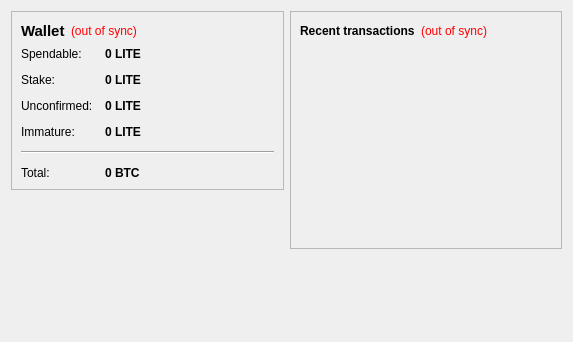
<?xml version="1.0" encoding="UTF-8"?>
<ui version="4.0">
 <class>OverviewPage</class>
 <widget class="QWidget" name="OverviewPage">
  <property name="geometry">
   <rect>
    <x>0</x>
    <y>0</y>
    <width>573</width>
    <height>342</height>
   </rect>
  </property>
  <property name="windowTitle">
   <string>Form</string>
  </property>
  <layout class="QHBoxLayout" name="horizontalLayout" stretch="1,1">
   <item>
    <layout class="QVBoxLayout" name="verticalLayout_2">
     <item>
      <widget class="QFrame" name="frame">
       <property name="frameShape">
        <enum>QFrame::StyledPanel</enum>
       </property>
       <property name="frameShadow">
        <enum>QFrame::Raised</enum>
       </property>
       <layout class="QVBoxLayout" name="verticalLayout_4">
        <item>
         <layout class="QHBoxLayout" name="horizontalLayout_4">
          <item>
           <widget class="QLabel" name="label_5">
            <property name="font">
             <font>
              <pointsize>11</pointsize>
              <weight>75</weight>
              <bold>true</bold>
             </font>
            </property>
            <property name="text">
             <string>Wallet</string>
            </property>
           </widget>
          </item>
          <item>
           <widget class="QLabel" name="labelWalletStatus">
            <property name="toolTip">
             <string>The displayed information may be out of date. Your wallet automatically synchronizes with the bitcoinlite network after a connection is established, but this process has not completed yet.</string>
            </property>
            <property name="styleSheet">
             <string notr="true">QLabel { color: red; }</string>
            </property>
            <property name="text">
             <string notr="true">(out of sync)</string>
            </property>
            <property name="alignment">
             <set>Qt::AlignLeading|Qt::AlignLeft|Qt::AlignVCenter</set>
            </property>
           </widget>
          </item>
          <item>
           <spacer name="horizontalSpacer_2">
            <property name="orientation">
             <enum>Qt::Horizontal</enum>
            </property>
            <property name="sizeHint" stdset="0">
             <size>
              <width>40</width>
              <height>20</height>
             </size>
            </property>
           </spacer>
          </item>
         </layout>
        </item>
        <item>
         <layout class="QFormLayout" name="formLayout_2">
          <property name="fieldGrowthPolicy">
           <enum>QFormLayout::AllNonFixedFieldsGrow</enum>
          </property>
          <property name="horizontalSpacing">
           <number>12</number>
          </property>
          <property name="verticalSpacing">
           <number>12</number>
          </property>
          <item row="0" column="0">
           <widget class="QLabel" name="label">
            <property name="text">
             <string>Spendable:</string>
            </property>
           </widget>
          </item>
          <item row="0" column="1">
           <widget class="QLabel" name="labelBalance">
            <property name="font">
             <font>
              <weight>75</weight>
              <bold>true</bold>
             </font>
            </property>
            <property name="cursor">
             <cursorShape>IBeamCursor</cursorShape>
            </property>
            <property name="toolTip">
             <string>Your current spendable balance</string>
            </property>
            <property name="text">
             <string notr="true">0 LITE</string>
            </property>
            <property name="textInteractionFlags">
             <set>Qt::LinksAccessibleByMouse|Qt::TextSelectableByKeyboard|Qt::TextSelectableByMouse</set>
            </property>
           </widget>
          </item>
          <item row="1" column="0">
           <widget class="QLabel" name="label_6">
            <property name="text">
             <string>Stake:</string>
            </property>
           </widget>
          </item>
          <item row="1" column="1">
           <widget class="QLabel" name="labelStake">
            <property name="font">
             <font>
              <weight>75</weight>
              <bold>true</bold>
             </font>
            </property>
            <property name="cursor">
             <cursorShape>IBeamCursor</cursorShape>
            </property>
            <property name="toolTip">
             <string>Total of coins that was staked, and do not yet count toward the current balance</string>
            </property>
            <property name="text">
             <string notr="true">0 LITE</string>
            </property>
            <property name="textInteractionFlags">
             <set>Qt::LinksAccessibleByMouse|Qt::TextSelectableByKeyboard|Qt::TextSelectableByMouse</set>
            </property>
           </widget>
          </item>
          <item row="2" column="0">
           <widget class="QLabel" name="label_3">
            <property name="text">
             <string>Unconfirmed:</string>
            </property>
           </widget>
          </item>
          <item row="2" column="1">
           <widget class="QLabel" name="labelUnconfirmed">
            <property name="font">
             <font>
              <weight>75</weight>
              <bold>true</bold>
             </font>
            </property>
            <property name="cursor">
             <cursorShape>IBeamCursor</cursorShape>
            </property>
            <property name="toolTip">
             <string>Total of transactions that have yet to be confirmed, and do not yet count toward the current balance</string>
            </property>
            <property name="text">
             <string notr="true">0 LITE</string>
            </property>
            <property name="textInteractionFlags">
             <set>Qt::LinksAccessibleByMouse|Qt::TextSelectableByKeyboard|Qt::TextSelectableByMouse</set>
            </property>
           </widget>
          </item>
          <item row="3" column="0">
           <widget class="QLabel" name="labelImmatureText">
            <property name="text">
             <string>Immature:</string>
            </property>
           </widget>
          </item>
          <item row="3" column="1">
           <widget class="QLabel" name="labelImmature">
            <property name="font">
             <font>
              <weight>75</weight>
              <bold>true</bold>
             </font>
            </property>
            <property name="toolTip">
             <string>Mined balance that has not yet matured</string>
            </property>
            <property name="text">
             <string notr="true">0 LITE</string>
            </property>
            <property name="textInteractionFlags">
             <set>Qt::LinksAccessibleByMouse|Qt::TextSelectableByKeyboard|Qt::TextSelectableByMouse</set>
            </property>
           </widget>
          </item>
          <item row="4" column="0" colspan="2">
           <widget class="Line" name="line">
            <property name="orientation">
             <enum>Qt::Horizontal</enum>
            </property>
           </widget>
          </item>
          <item row="5" column="0">
           <widget class="QLabel" name="labelTotalText">
            <property name="text">
             <string>Total:</string>
            </property>
           </widget>
          </item>
          <item row="5" column="1">
           <widget class="QLabel" name="labelTotal">
            <property name="font">
             <font>
              <weight>75</weight>
              <bold>true</bold>
             </font>
            </property>
            <property name="cursor">
             <cursorShape>IBeamCursor</cursorShape>
            </property>
            <property name="toolTip">
             <string>Your current total balance</string>
            </property>
            <property name="text">
             <string notr="true">0 BTC</string>
            </property>
            <property name="textInteractionFlags">
             <set>Qt::LinksAccessibleByMouse|Qt::TextSelectableByKeyboard|Qt::TextSelectableByMouse</set>
            </property>
           </widget>
          </item>
         </layout>
        </item>
       </layout>
      </widget>
     </item>
     <item>
      <spacer name="verticalSpacer">
       <property name="orientation">
        <enum>Qt::Vertical</enum>
       </property>
       <property name="sizeHint" stdset="0">
        <size>
         <width>20</width>
         <height>40</height>
        </size>
       </property>
      </spacer>
     </item>
    </layout>
   </item>
   <item>
    <layout class="QVBoxLayout" name="verticalLayout_3">
     <item>
      <widget class="QFrame" name="frame_2">
       <property name="frameShape">
        <enum>QFrame::StyledPanel</enum>
       </property>
       <property name="frameShadow">
        <enum>QFrame::Raised</enum>
       </property>
       <layout class="QVBoxLayout" name="verticalLayout">
        <item>
         <layout class="QHBoxLayout" name="horizontalLayout_2">
          <item>
           <widget class="QLabel" name="label_4">
            <property name="text">
             <string>&lt;b&gt;Recent transactions&lt;/b&gt;</string>
            </property>
           </widget>
          </item>
          <item>
           <widget class="QLabel" name="labelTransactionsStatus">
            <property name="toolTip">
             <string>The displayed information may be out of date. Your wallet automatically synchronizes with the bitcoinlite network after a connection is established, but this process has not completed yet.</string>
            </property>
            <property name="styleSheet">
             <string notr="true">QLabel { color: red; }</string>
            </property>
            <property name="text">
             <string notr="true">(out of sync)</string>
            </property>
            <property name="alignment">
             <set>Qt::AlignRight|Qt::AlignTrailing|Qt::AlignVCenter</set>
            </property>
           </widget>
          </item>
          <item>
           <spacer name="horizontalSpacer">
            <property name="orientation">
             <enum>Qt::Horizontal</enum>
            </property>
            <property name="sizeHint" stdset="0">
             <size>
              <width>40</width>
              <height>20</height>
             </size>
            </property>
           </spacer>
          </item>
         </layout>
        </item>
        <item>
         <widget class="QListView" name="listTransactions">
          <property name="styleSheet">
           <string notr="true">QListView { background: transparent; }</string>
          </property>
          <property name="frameShape">
           <enum>QFrame::NoFrame</enum>
          </property>
          <property name="verticalScrollBarPolicy">
           <enum>Qt::ScrollBarAlwaysOff</enum>
          </property>
          <property name="horizontalScrollBarPolicy">
           <enum>Qt::ScrollBarAlwaysOff</enum>
          </property>
          <property name="selectionMode">
           <enum>QAbstractItemView::NoSelection</enum>
          </property>
         </widget>
        </item>
       </layout>
      </widget>
     </item>
     <item>
      <spacer name="verticalSpacer_2">
       <property name="orientation">
        <enum>Qt::Vertical</enum>
       </property>
       <property name="sizeHint" stdset="0">
        <size>
         <width>20</width>
         <height>40</height>
        </size>
       </property>
      </spacer>
     </item>
    </layout>
   </item>
  </layout>
 </widget>
 <resources/>
 <connections/>
</ui>
